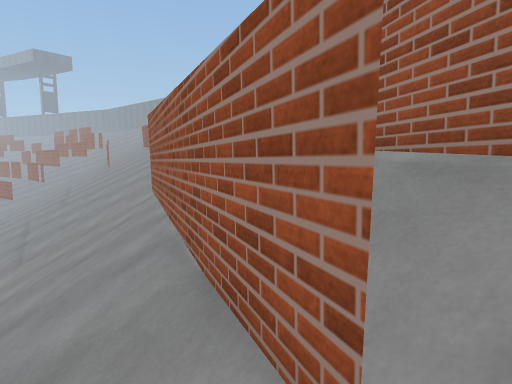
view 1 (above)

18 first-person views from a walk through a scene from a Unity 3-D project. The camera is 1.5 m above the floor, tilts 6° down and sees 80° across. The floor is counted in squares, 1 m on a side. Each view is taken from the middle of a square. On the plan, view 1 faces up. The plan holds only what a view shows up to about 15 squares ahead; the rest is blank. The place goes on beyond the plan. Surface patterns are stand-ins for the level's own textures.

view 2
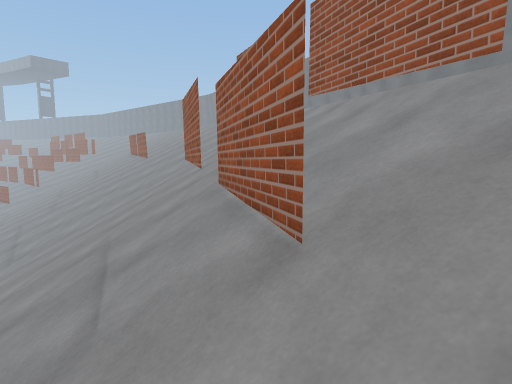

view 3
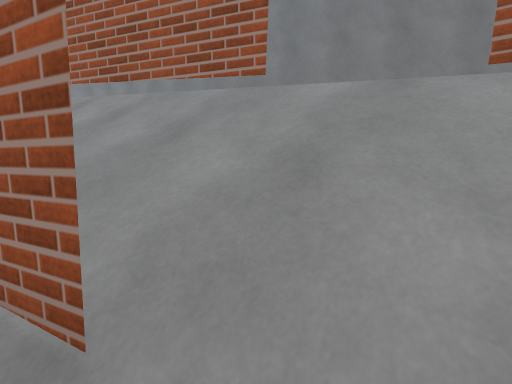

view 4
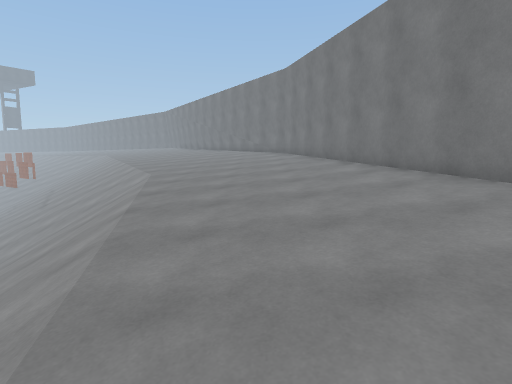

view 5
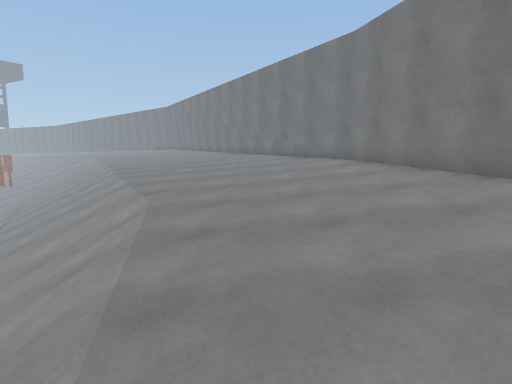

view 6
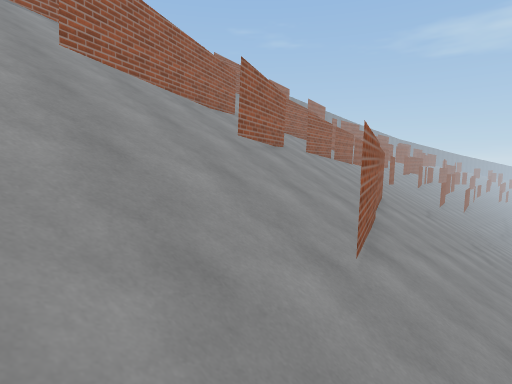

view 7
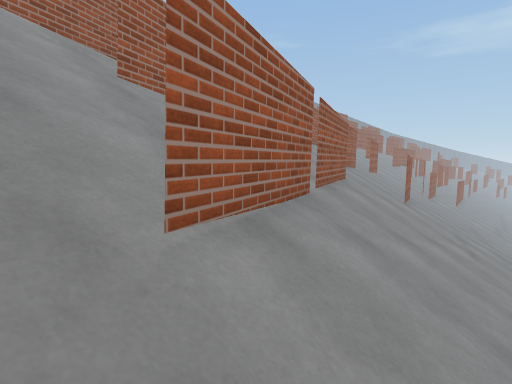

view 8
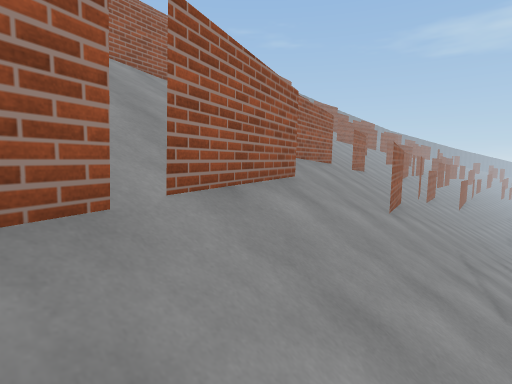

view 9
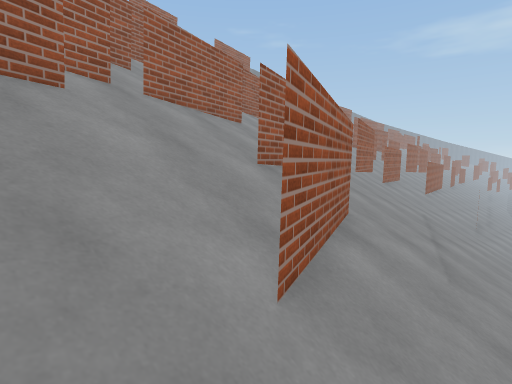

view 10
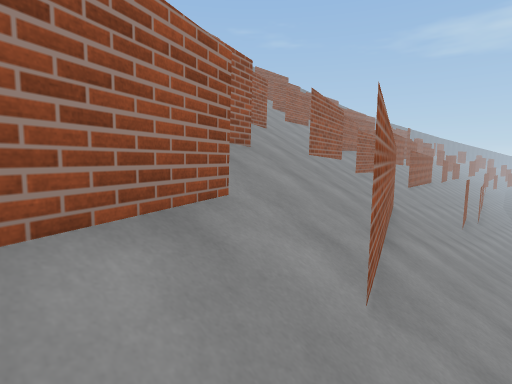

view 11
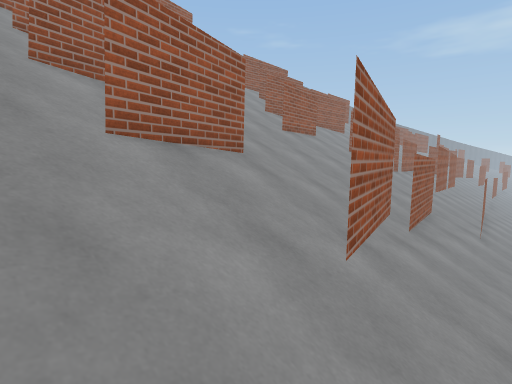

view 12
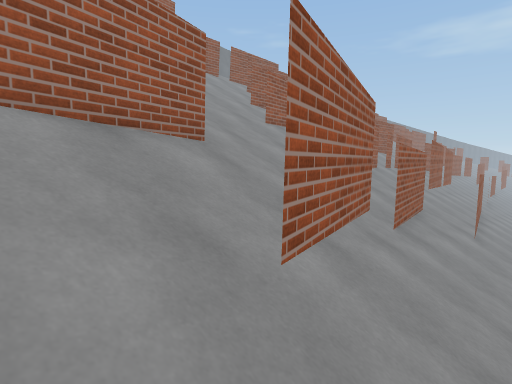

view 13
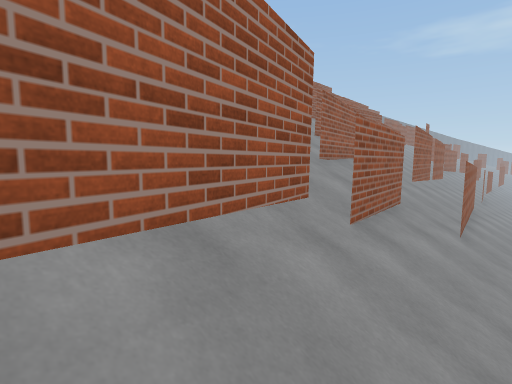

view 14
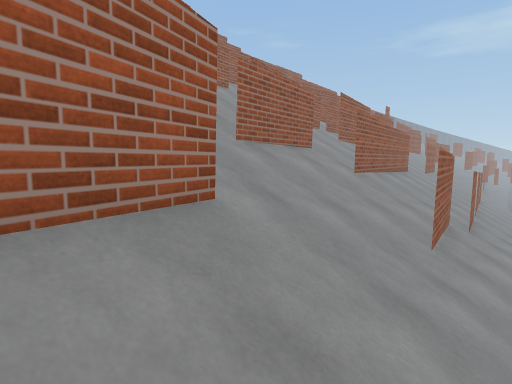

view 15
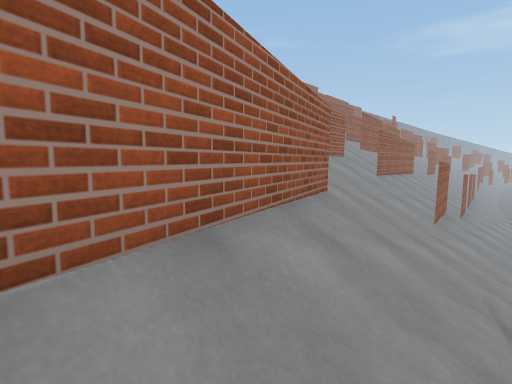

view 16
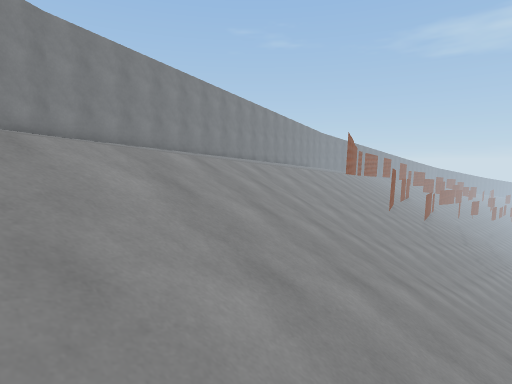

view 17
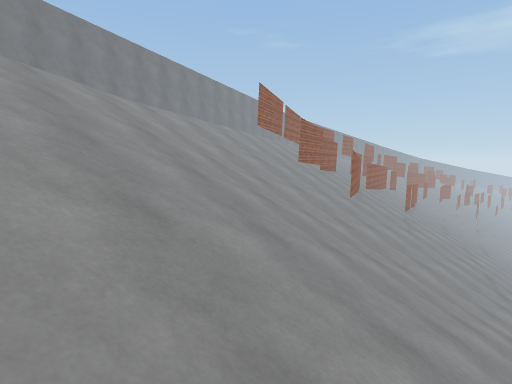

view 18
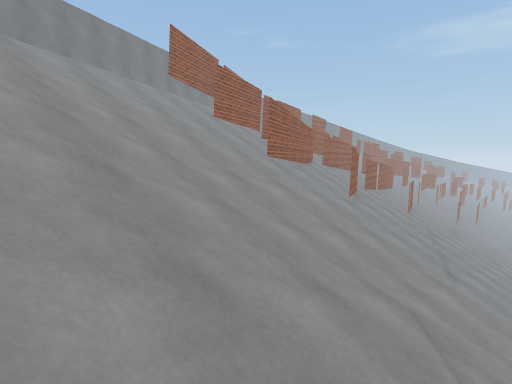

### Floor plan
Key: @ floor where view 1 was taken; # wall or solid block; x gap in a wall; . main floor; - floor 0.25 m lower than the main floor; : floor 0.5 m higher than the main floor; + floor 0.75 m higher than the main floor; _ floor 0.75 m lower than the main floor; < floor 1.25 m lower than the main floor; / step, stairs or slope; = window, fence, low wall or low ledge; v drop or lower ground; O other object.
Columns run from 10 left of view 1 to 13 right of it. Each row starts with its distance up from view 1.
 23     /////..:::+++#
 22     /////...:::++##
 21      /////...:::++##
 20  /////////....:::++#
 19   /////////.....::+#
 18   //////////.....::#
 17   //////////......:##
 16 /////////////......:#
 15 /////////////-......#
 14 /////////////--.....#
 13  /////////////--....##
 12   ////////////---....#
 11   ////////////_---...#
 10 //////////////__---..#
  9 ///////////=#//__---.##
  8 ///////#//#O=//___---.#
  7 ////////#/#O=#/____--.#
  6 ////////#/#/ #/_____--#
  5 //#///=/#### #//_____ #
  4 ///#//#//###//#/<___   #
  3 ///#///#/##/#/#/<      #
  2  //////#//#/#//#<<     #
  1  ///#//# /#/#////      #
  0  ///v/////@//////
 -1 /////#/////#////#
 -2  ////##/#//#/
 -3  /#///#//# v
 -4 //#//////#
 -5 //#////#/v/
 -6 ///////#  //#
 -7 /#///#/#    v
 -8 //#//#//#
 -9 //#//#////
-10 //#/////=//////#
-11  //#////v//# # v
-12  //#//#/#/ #
-13  //#//#//#
-14   //#/v//=/
-15  /////#/////
-16  /////////////
-17  //////#///////
-18  //////#////////
-19  //#///#////#////
-20  //#///v/#//v////
-21  //v///#/#///#/#
-22  //v//#///#//x

Positions as (right, up) in squares from view 1, and headings:
1: (0, 0), facing up
2: (2, -2), facing up
3: (2, -1), facing up-right
4: (7, 2), facing up
5: (5, 8), facing up
6: (-10, 10), facing down-right
7: (-10, 7), facing down-right
8: (-9, 3), facing down-right
9: (-10, -1), facing down-right
10: (-10, -4), facing down-right
11: (-6, -9), facing down-right
12: (-6, -10), facing down-right
13: (-6, -12), facing down-right
14: (-9, -12), facing down-right
15: (-10, -8), facing down-right
16: (-6, 23), facing down-right
17: (-9, 20), facing down-right
18: (-10, 16), facing down-right
